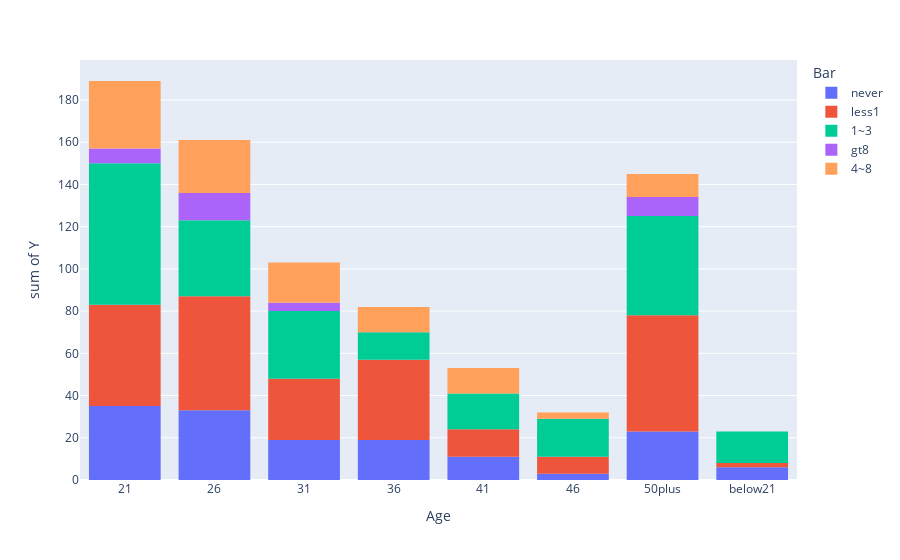

Notebook cell for this chart:
### Markdown cell above
Acceptance for drivers who go to a bar more than once a month and are over the age of 25 is 35.279 %
Acceptance for drivers who go to a bar less than once a month and are under the age of 25 is 15.228 %

### Code cell
fig = px.histogram(df_only_bar, x = df_only_bar.sort_values(by=['age'])['age'], y = "Y", color='Bar', labels={"x":"Age"})
fig

### Figure 1 — Plotly figure (JSON) as saved in the notebook; plotly's stock layout.template omitted (floating-point values rounded to 4 significant figures; data arrays with more than 128 entries replaced by an {"elided": "..."} marker saying what was removed)
{"data": [{"alignmentgroup": "True", "bingroup": "x", "histfunc": "sum", "hovertemplate": "Bar=never<br>Age=%{x}<br>sum of Y=%{y}<extra></extra>", "legendgroup": "never", "marker": {"color": "#636efa", "pattern": {"shape": ""}}, "name": "never", "offsetgroup": "never", "orientation": "v", "showlegend": true, "type": "histogram", "x": {"elided": "788 str values"}, "xaxis": "x", "y": {"elided": "788 int values"}, "yaxis": "y"}, {"alignmentgroup": "True", "bingroup": "x", "histfunc": "sum", "hovertemplate": "Bar=less1<br>Age=%{x}<br>sum of Y=%{y}<extra></extra>", "legendgroup": "less1", "marker": {"color": "#EF553B", "pattern": {"shape": ""}}, "name": "less1", "offsetgroup": "less1", "orientation": "v", "showlegend": true, "type": "histogram", "x": {"elided": "553 str values"}, "xaxis": "x", "y": {"elided": "553 int values"}, "yaxis": "y"}, {"alignmentgroup": "True", "bingroup": "x", "histfunc": "sum", "hovertemplate": "Bar=1~3<br>Age=%{x}<br>sum of Y=%{y}<extra></extra>", "legendgroup": "1~3", "marker": {"color": "#00cc96", "pattern": {"shape": ""}}, "name": "1~3", "offsetgroup": "1~3", "orientation": "v", "showlegend": true, "type": "histogram", "x": {"elided": "379 str values"}, "xaxis": "x", "y": {"elided": "379 int values"}, "yaxis": "y"}, {"alignmentgroup": "True", "bingroup": "x", "histfunc": "sum", "hovertemplate": "Bar=gt8<br>Age=%{x}<br>sum of Y=%{y}<extra></extra>", "legendgroup": "gt8", "marker": {"color": "#ab63fa", "pattern": {"shape": ""}}, "name": "gt8", "offsetgroup": "gt8", "orientation": "v", "showlegend": true, "type": "histogram", "x": ["21", "21", "21", "21", "21", "21", "21", "21", "26", "26", "26", "26", "26", "26", "26", "26", "26", "26", "26", "26", "26", "26", "26", "31", "31", "31", "31", "31", "31", "31", "46", "46", "46", "46", "50plus", "50plus", "50plus", "50plus", "50plus", "50plus", "50plus", "50plus", "50plus", "50plus", "50plus", "50plus"], "xaxis": "x", "y": [1, 1, 1, 0, 1, 1, 1, 1, 1, 1, 1, 1, 1, 1, 1, 1, 1, 1, 1, 1, 1, 0, 0, 1, 0, 1, 1, 1, 0, 0, 0, 0, 0, 0, 1, 1, 0, 0, 1, 1, 1, 1, 1, 0, 1, 1], "yaxis": "y"}, {"alignmentgroup": "True", "bingroup": "x", "histfunc": "sum", "hovertemplate": "Bar=4~8<br>Age=%{x}<br>sum of Y=%{y}<extra></extra>", "legendgroup": "4~8", "marker": {"color": "#FFA15A", "pattern": {"shape": ""}}, "name": "4~8", "offsetgroup": "4~8", "orientation": "v", "showlegend": true, "type": "histogram", "x": {"elided": "147 str values"}, "xaxis": "x", "y": {"elided": "147 int values"}, "yaxis": "y"}], "layout": {"barmode": "relative", "legend": {"title": {"text": "Bar"}, "tracegroupgap": 0}, "margin": {"t": 60}, "xaxis": {"anchor": "y", "domain": [0, 1], "title": {"text": "Age"}}, "yaxis": {"anchor": "x", "domain": [0, 1], "title": {"text": "sum of Y"}}}}
